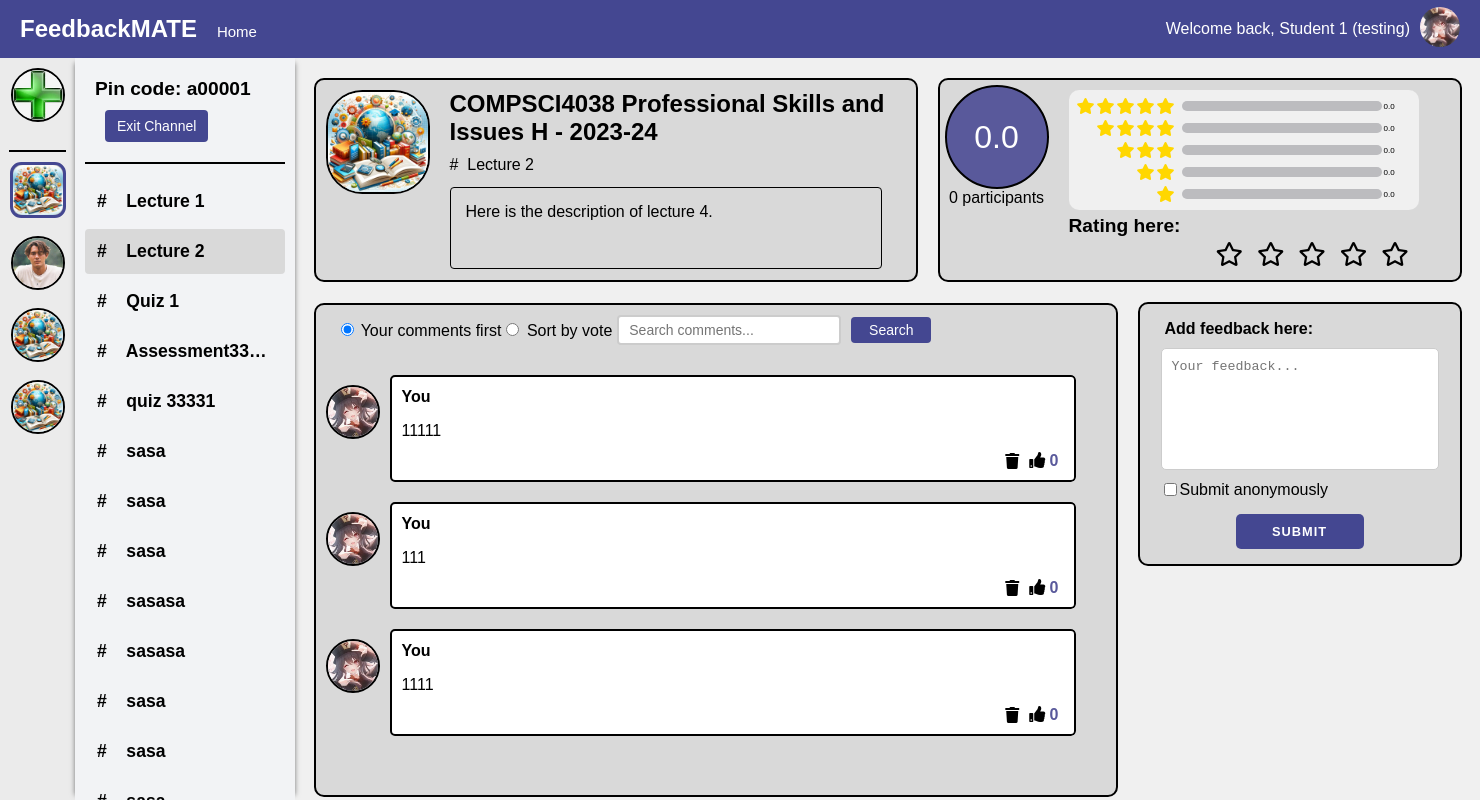
/student/channel/1/section/3/ (signed in), run on an earlier commit of the app's database.
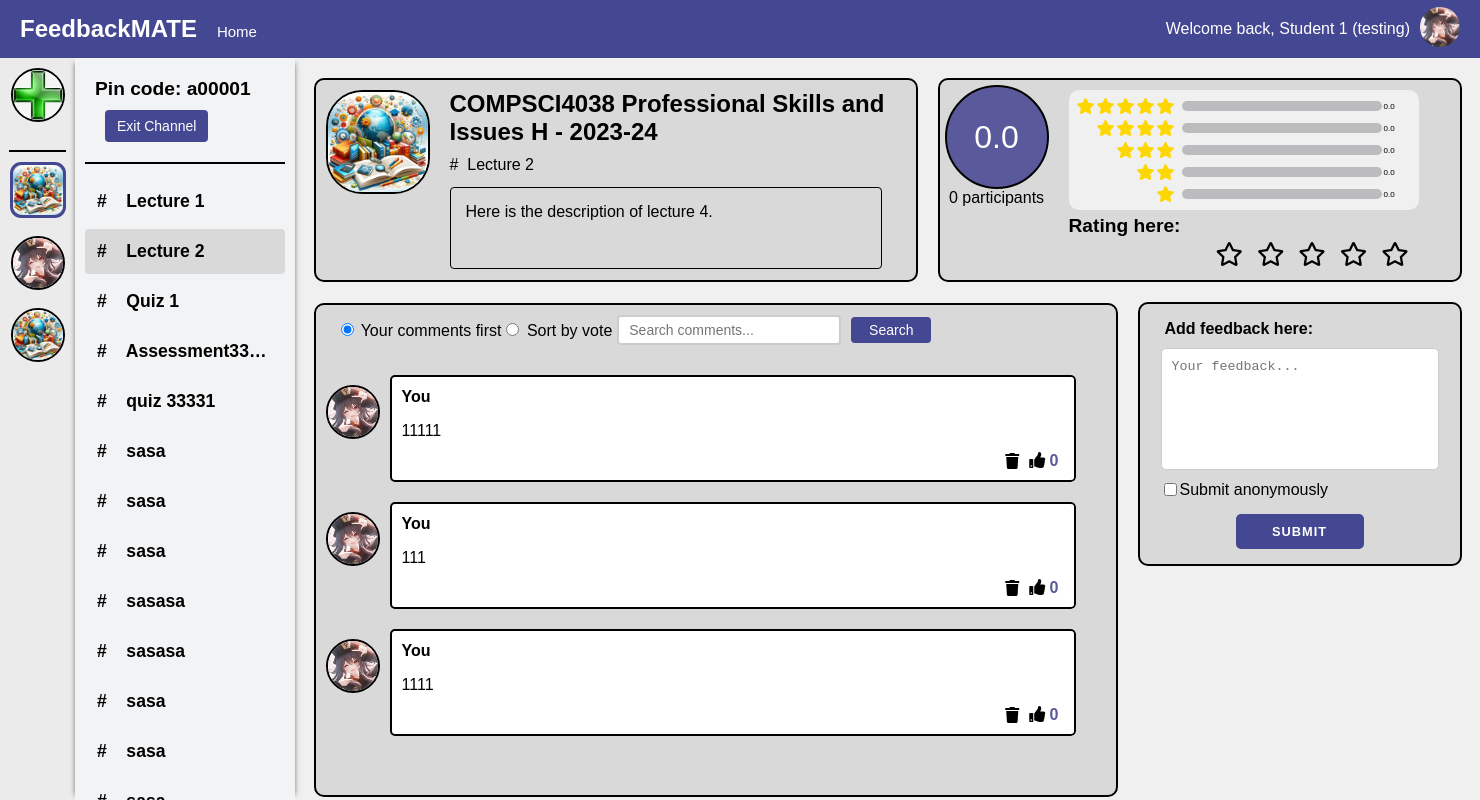
And on a later commit of the database.
### main/models.py (models this page shows, shortened)
class Channel(models.Model):
    name = models.CharField(max_length=70)
    pin_code = models.CharField(max_length=6, unique=True, blank=True, null=True)
    user = models.ForeignKey(User, on_delete=models.CASCADE)
    description = models.TextField(max_length=500, blank=True)
    image = models.ImageField(upload_to=channel_image_path, default='img/channel_icon.jpg')
    students = models.ManyToManyField(User, related_name='joined_channels', blank=True)

class Section(models.Model):
    channel = models.ForeignKey(Channel, on_delete=models.CASCADE)
    title = models.CharField(max_length=50)
    description = models.TextField(max_length=500, blank=True)
    total_rating = models.FloatField(default=0.0, blank=True)
    ratings_count = models.PositiveIntegerField(default=0, blank=True)
    one_star_users = models.ManyToManyField(User, related_name='one_star_sections', blank=True)
    two_star_users = models.ManyToManyField(User, related_name='two_star_sections', blank=True)
    three_star_users = models.ManyToManyField(User, related_name='three_star_sections', blank=True)
    four_star_users = models.ManyToManyField(User, related_name='four_star_sections', blank=True)
    five_star_users = models.ManyToManyField(User, related_name='five_star_sections', blank=True)
    one_star_percentage = models.FloatField(verbose_name="Percentage", default=0.0)
    two_star_percentage = models.FloatField(verbose_name="Percentage", default=0.0)
    three_star_percentage = models.FloatField(verbose_name="Percentage", default=0.0)
    four_star_percentage = models.FloatField(verbose_name="Percentage", default=0.0)
    five_star_percentage = models.FloatField(verbose_name="Percentage", default=0.0)

class Comment(models.Model):
    user = models.ForeignKey(User, on_delete=models.CASCADE)  # 评论者
    section = models.ForeignKey(Section, on_delete=models.CASCADE)  # 评论所属的section
    text = models.TextField(max_length=500)  # 评论内容
    read = models.BooleanField(default=False)
    reply = models.TextField(blank=True, null=True)
    is_anonymous = models.BooleanField(default=False)
    liked_users = models.ManyToManyField(User, related_name='liked_comments', blank=True)
    likes = models.IntegerField(default=0)

class UserInfo(models.Model):
    user = models.OneToOneField(User, on_delete=models.CASCADE)
    profile_name = models.CharField(max_length=30)
    user_image = models.ImageField(upload_to=user_image_path, default='img/user.png')

### main/decorators.py (the view)
    def _wrapped_view(request, *args, **kwargs):
        if request.user.groups.filter(name='student').exists():
            return view_func(request, *args, **kwargs)
        else:
            return redirect('teacher')

### main/templates/student_section_detail.html (shortened to what the changed rows need)
{% extends 'student_channel_detail.html' %}
{% load static %}
{% block section %}
<div class="section-block">
{% for section in sections %}
    <div class="section-tooltip">
        <a href="{% url 'student-section' channel_id=section.channel.id section_id=section.id %}" class="section-item {% if current_section.id == section.id %}selected{% endif %}">
            #&nbsp;&nbsp;&nbsp; {{ section.title }}
        </a>
    </div>
{% endfor %}
</div>
{% endblock %}
{% block content %}
{{ block.super}}
<div class="top-section">
    <div class="description-box">
        <div class="description-left">
            <img src= "{{ current_channel.image.url }}" alt="Channel Image" class="channel-image">
        </div>
        <div class="channel-info">
            <h2 class="channel-name">{{ current_channel.name }}</h2>
            <p class="section-title"># &nbsp;{{ current_section.title }}</p>
            <p class="section-description">{{ current_section.description }}</p>
        </div>
    </div>
    <div class="rating-box">
        <div class="rating-overview">
            <div class="circle-rating">
                <span id="total-rating">{{ current_section.total_rating}}</span>
            </div>
            <div class="rating-participants">
                <span id="participants-count">{{ current_section.ratings_count}}</span> participants
            </div>
        </div>
        <div class="right-part">
            <div class="rating-statistics">
                <div class="rating-stat" data-star="5">
                    <div class="percentage-count">
                        <span id="star-5-count">{{ current_section.five_star_percentage }}</span>
                    </div>
                </div>
                <div class="rating-stat" data-star="4">
                    <div class="percentage-count">
                        <span id="star-4-count">{{ current_section.four_star_percentage }}</span>
                    </div>
                </div>
                <div class="rating-stat" data-star="3">
                    <div class="percentage-count">
                        <span id="star-3-count">{{ current_section.three_star_percentage }}</span>
                    </div>
                </div>
                <div class="rating-stat" data-star="2">
                    <div class="percentage-count">
                        <span id="star-2-count">{{ current_section.two_star_percentage }}</span>
                    </div>
                </div>
                <div class="rating-stat" data-star="1">
                    <div class="percentage-count">
                        <span id="star-1-count">{{ current_section.one_star_percentage }}</span>
                    </div>
                </div>
            </div>
            <div class="rating-buttons" data-current-rating="0">
                {% for star in "12345" %}
                <i class="far fa-star rating-star" data-rating="{{ forloop.counter }}" onclick="rateSection(this, {{ current_section.id }}, '{{ forloop.counter }}')"></i>
                {% endfor %}
            </div>
        </div>
    </div>
    <div class="comment-section">
    {% for comment in comments %}
    <div class="comment" data-comment-id="{{ comment.id }}">
        <img src="{% if comment.is_anonymous and comment.user != request.user %}/media/img/user.png{% else %}{{ comment.user.userinfo.user_image.url }}{% endif %}" alt="User Image" class="user-image">
        <div class="comment-main">
            <p class="comment-username">
                {% if comment.is_anonymous %}
                    {% if comment.user == request.user %}
                        You (Anonymous)
                    {% else %}
                        Anonymous
                    {% endif %}
                {% else %}
                    {% if comment.user == request.user %}
                        You
                    {% else %}
                        {{ comment.user.userinfo.profile_name }}
                    {% endif %}
                {% endif %}
            </p>
            <p class="comment-text">{{ comment.text }}</p>
            <div class="comment-actions">
                {% if comment.user == request.user %}
                <i class="fas fa-trash delete-comment" data-comment-id="{{ comment.id }}" onclick="confirmDeleteComment(this)"></i>
                {% endif %}
                <div class="likes" data-comment-id="{{ comment.id }}">
                    <i class="fas fa-thumbs-up {% if request.user in comment.liked_users.all %}liked{% endif %}" onclick="toggleLike(this)"></i>
                    <span class="like-count">{{ comment.likes }}</span>
                </div>
            </div>
        </div>
    </div>
    {% endfor %}
    </div>
</div>
{% endblock %}

### main/templates/student_channel_detail.html (shortened to what this page needs)
{% extends 'student.html' %}
{% load static %}
{% block home %}
<a href="{% url 'student' %}" class="home-link">Home</a>
{% endblock home %}
{% block channel %}
    {% for channel in channels %}
    <div class="channel-icon-container {% if channel.id == current_channel.id %}selected-channel{% endif %}" data-channel-id="{{ channel.id }}">
        <img src="{{ channel.image.url }}" alt="" class="channel-icon {% if channel.id == current_channel.id %}selected-channel-icon{% endif %}" onclick="location.href='{% url 'student-channel-detail' channel.id %}'">
    </div>
    {% endfor %}
{% endblock %}
{% block content %}
<div class="section-nav">
    <div class="pin-code-display">
        Pin code: {{ current_channel.pin_code }}
        <button type="button" onclick="confirmExit({{ current_channel.id }})" class="create-section-btn">Exit Channel</button>
    </div>
    {% block section %}{% endblock%}
</div>
{% endblock %}

What changed in the data, as far as the page shows it:
no longer on this page (row unchanged): Channel: image (picture)
changed Channel (number 2 of 3 on the later page): image: a different picture
